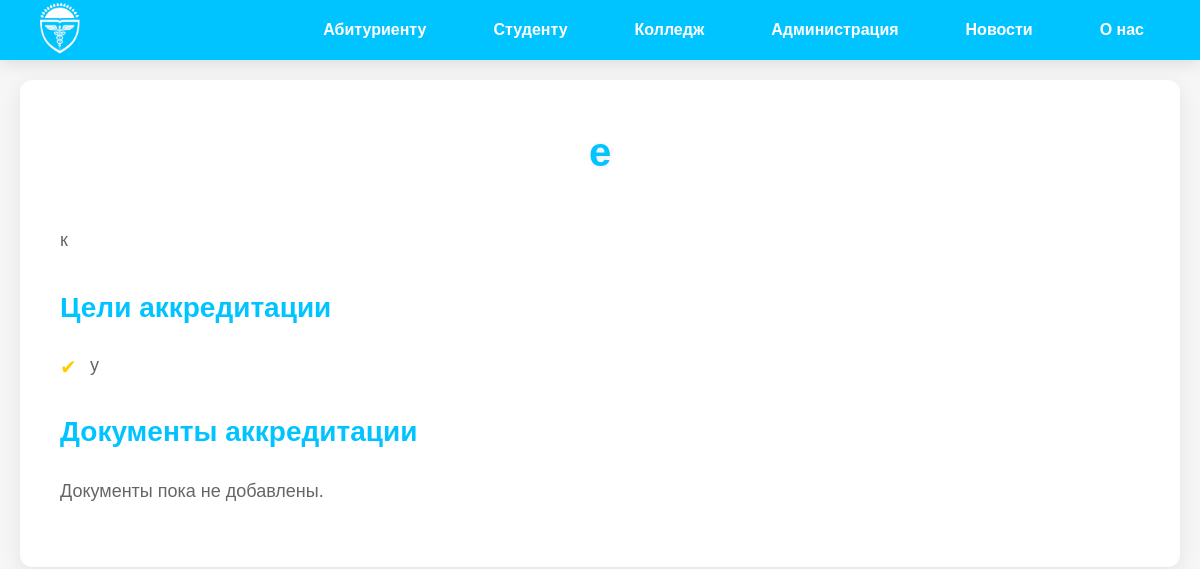
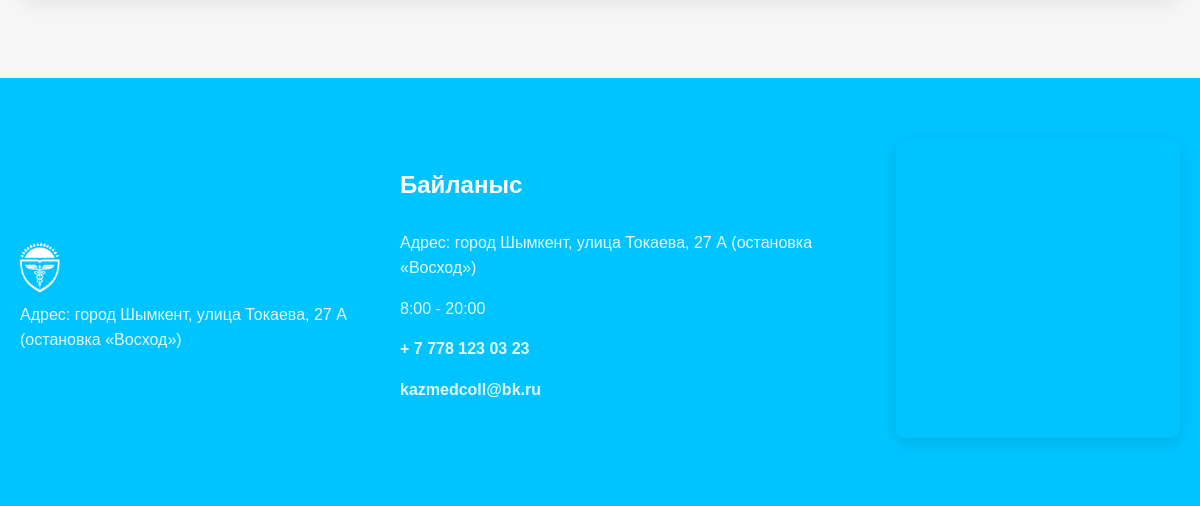
Page /accreditation/ on the earlier database version (2 pictures, top to bottom).
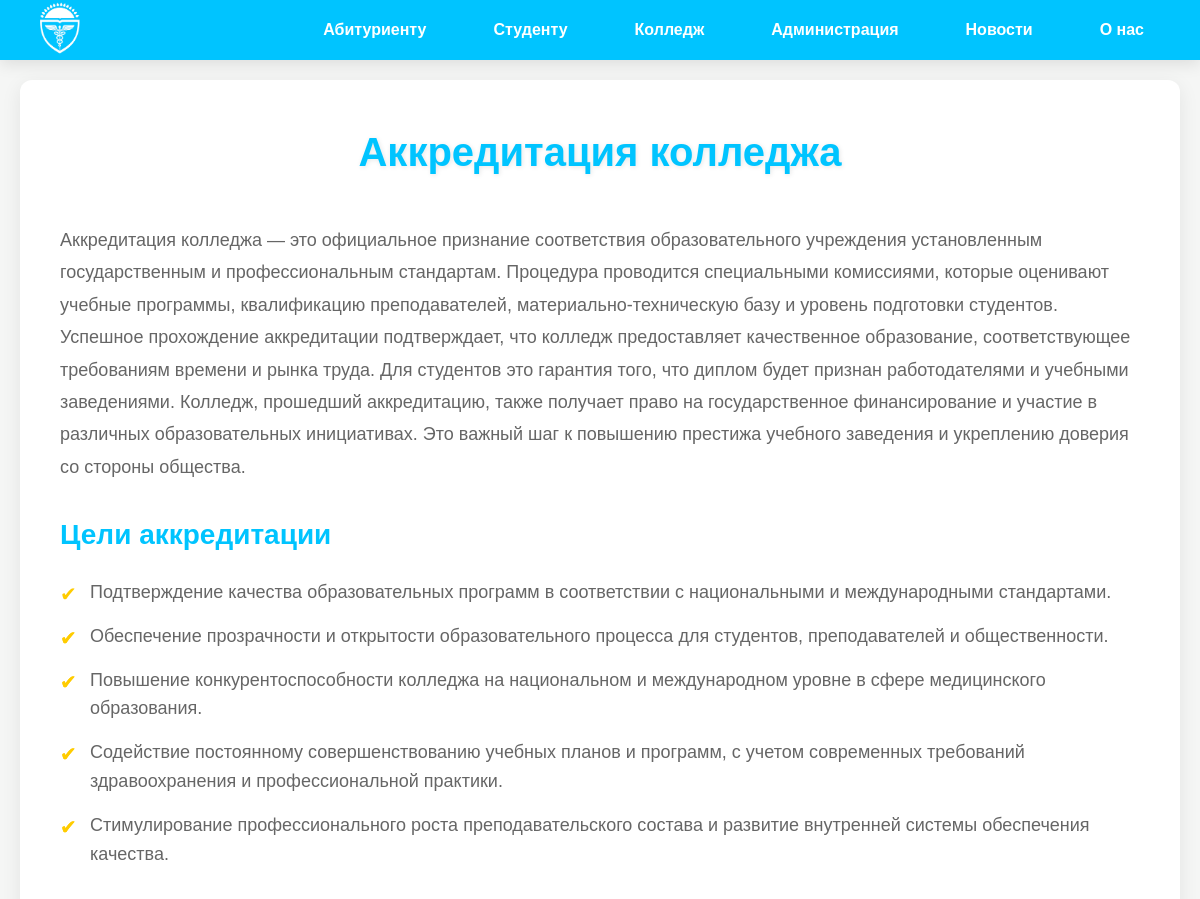
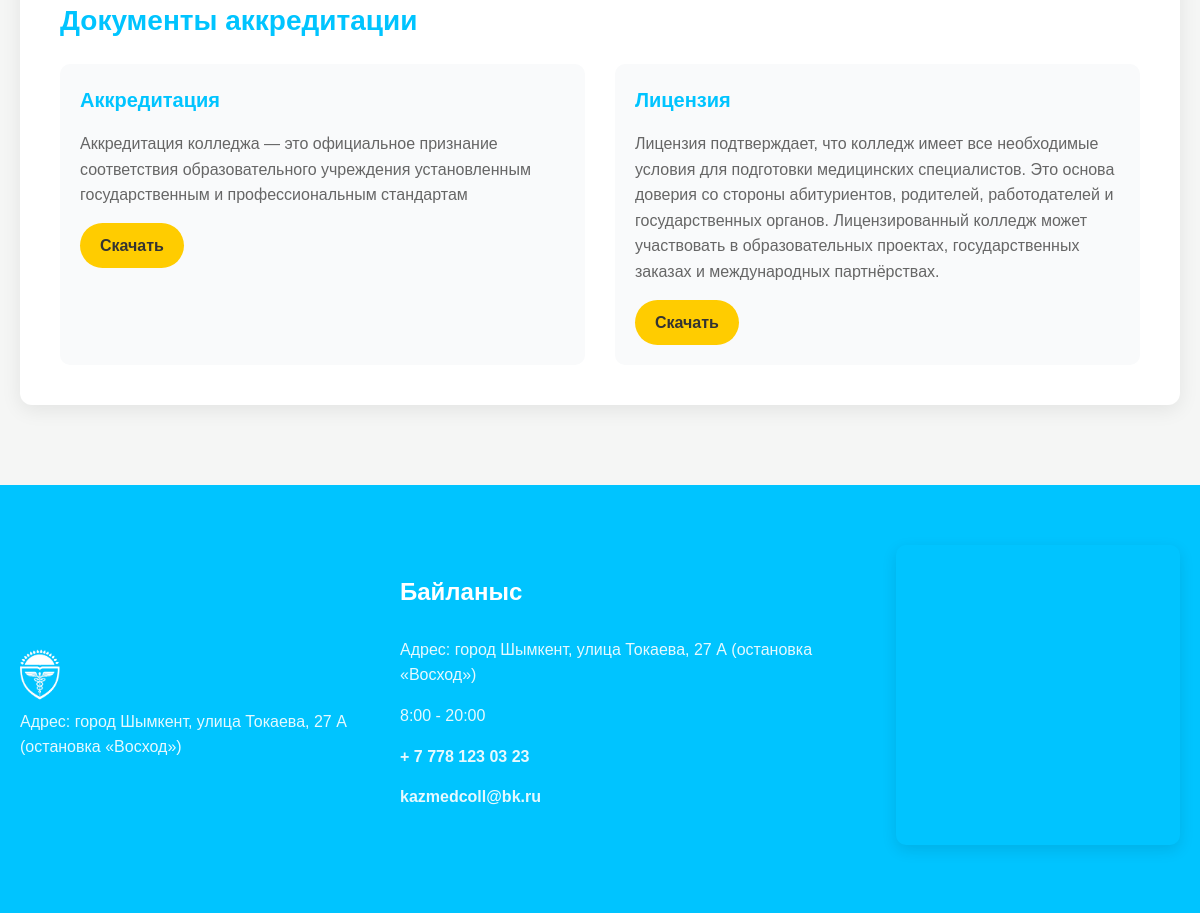
Same page on the later database version (2 pictures, top to bottom).
### talant_app/models.py (models this page shows, shortened)
class Accreditation(models.Model):
    title = models.CharField(max_length=200, verbose_name="Заголовок страницы")
    description = models.TextField(verbose_name="Описание")
    goals_title = models.CharField(max_length=200, verbose_name="Заголовок целей", default="Цели аккредитации")
    goals_list = models.TextField(verbose_name="Список целей", help_text="Перечислите цели через запятую или в формате HTML списка")
    documents_title = models.CharField(max_length=200, verbose_name="Заголовок документов", default="Документы аккредитации")
    class Meta:
        verbose_name = "Аккредитация"
        verbose_name_plural = "Аккредитация"

class AccreditationDocument(models.Model):
    accreditation = models.ForeignKey(Accreditation, on_delete=models.CASCADE, related_name='documents', verbose_name="Аккредитация")
    title = models.CharField(max_length=200, verbose_name="Название документа")
    description = models.TextField(verbose_name="Описание документа")
    file_url = models.URLField(verbose_name="Ссылка на файл", blank=True, null=True)
    class Meta:
        verbose_name = "Документ аккредитации"
        verbose_name_plural = "Документы аккредитации"

### talant_app/views.py (the view)
# urls.py: path('accreditation/', views.accreditation, name='accreditation'),
def accreditation(request):
    accreditation = Accreditation.objects.first()  # Берём первую запись
    footer = FooterContact.objects.first()  # Данные футера
    context = {
        'accreditation': accreditation,
        'footer': footer,
    }
    return render(request, 'accreditation.html', context)

### talant_app/templates/accreditation.html (shortened to what this page needs)
{% load static %}
<!DOCTYPE html>
<html lang="ru">
<head>
    <link rel="stylesheet" href="{% static 'css/style.css' %}">
</head>
<body>
    <header class="header">
        <div class="logo">
            <a href="{% url 'home' %}">
                <img class="log" src="{% static 'imgs/logo9.png' %}" style="width: 40px" alt="Логотип">
            </a>
        </div>
        <nav class="nav" id="nav-menu">
            <div class="dropdown">
                <a href="#" class="dropdown-toggle">Абитуриенту</a>
            </div>
            <div class="dropdown">
                <a href="#" class="dropdown-toggle">Студенту</a>
            </div>
            <div class="dropdown">
                <a href="#" class="dropdown-toggle">Колледж</a>
            </div>
            <a href="#qyzmetker">Администрация</a>
            <a href="#news">Новости</a>
            <a href="#about">О нас</a>
        </nav>
    </header>
    <section class="accreditation-section">
        <div class="accreditation-container">
            <h1>{{ accreditation.title }}</h1>
            <div class="accreditation-content">
                <p>{{ accreditation.description }}</p>
                <h2>{{ accreditation.goals_title }}</h2>
                <ul class="accreditation-list">
                    {% for goal in accreditation.goals_list.splitlines %}
                        <li>{{ goal }}</li>
                    {% endfor %}
                </ul>
                <h2>{{ accreditation.documents_title }}</h2>
                <div class="accreditation-documents">
                    {% for document in accreditation.documents.all %}
                        <div class="document-card">
                            <h3>{{ document.title }}</h3>
                            <p>{{ document.description }}</p>
                            {% if document.file_url %}
                                <a href="{{ document.file_url }}" class="btn doc-btn" target="_blank">Скачать</a>
                            {% endif %}
                        </div>
                    {% empty %}
                        <p>Документы пока не добавлены.</p>
                    {% endfor %}
                </div>
            </div>
        </div>
    </section>
    <footer>
        <div class="containerf">
            <div class="footer-left">
<a href="{% url 'home' %}">
                <img class="log" src="{% static 'imgs/logo9.png' %}" style="width: 40px" alt="Логотип">
            </a>                <p>{{ footer.address }}</p>
            </div>
            <div class="footer-center">
                <h3>Байланыс</h3>
                <p>{{ footer.address }}</p>
                <p>{{ footer.working_hours }}</p>
                <p><a href="tel:{{ footer.phone }}" class="phone">{{ footer.phone }}</a></p>
                <p><a href="mailto:{{ footer.email }}" class="email">{{ footer.email }}</a></p>
            </div>
            <div class="footer-right">
                <iframe src="{{ footer.map_url }}" width="600" height="450" style="border:0;" allowfullscreen="" loading="lazy"></iframe>
            </div>
        </div>
    </footer>
</body>
</html>

Differences in the rows shown:
changed Accreditation "Цели аккредитации": title "е" → "Аккредитация колледжа"; description "к" → "Аккредитация колледжа — это официальное признание соответствия образовательного учреждения установленным государственным и профессиональным стандартам. Процедура проводится специальными комиссиями, которые оценивают учебные программы, квалификацию преподавателей, материально-техническую базу и уровень подготовки студентов. Успешное прохождение аккредитации подтверждает, что колледж предоставляет качественное образование, соответствующее требованиям времени и рынка труда. Для студентов это гарантия того, что диплом будет признан работодателями и учебными заведениями. Колледж, прошедший аккредитацию, также получает право на государственное финансирование и участие в различных образовательных…"
added AccreditationDocument: title "Аккредитация", description "Аккредитация колледжа — это официальное признание соответствия образовательного учреждения установленным государственным и профессиональным стандартам"
added AccreditationDocument: title "Лицензия", description "Лицензия подтверждает, что колледж имеет все необходимые условия для подготовки медицинских специалистов. Это основа доверия со стороны абитуриентов, родителей, работодателей и государственных органов. Лицензированный колледж может участвовать в образовательных проектах, государственных заказах и международных партнёрствах."
Other differences:
new list line: "Подтверждение качества образовательных программ в соответствии с национальными и международными стандартами."
new list line: "Обеспечение прозрачности и открытости образовательного процесса для студентов, преподавателей и общественности."
new list line: "Повышение конкурентоспособности колледжа на национальном и международном уровне в сфере медицинского образования."
new list line: "Содействие постоянному совершенствованию учебных планов и программ, с учетом современных требований здравоохранения и профессиональной практики."
new list line: "Стимулирование профессионального роста преподавательского состава и развитие внутренней системы обеспечения качества."
list line gone: "у"
text no longer shown: "Документы пока не добавлены."
